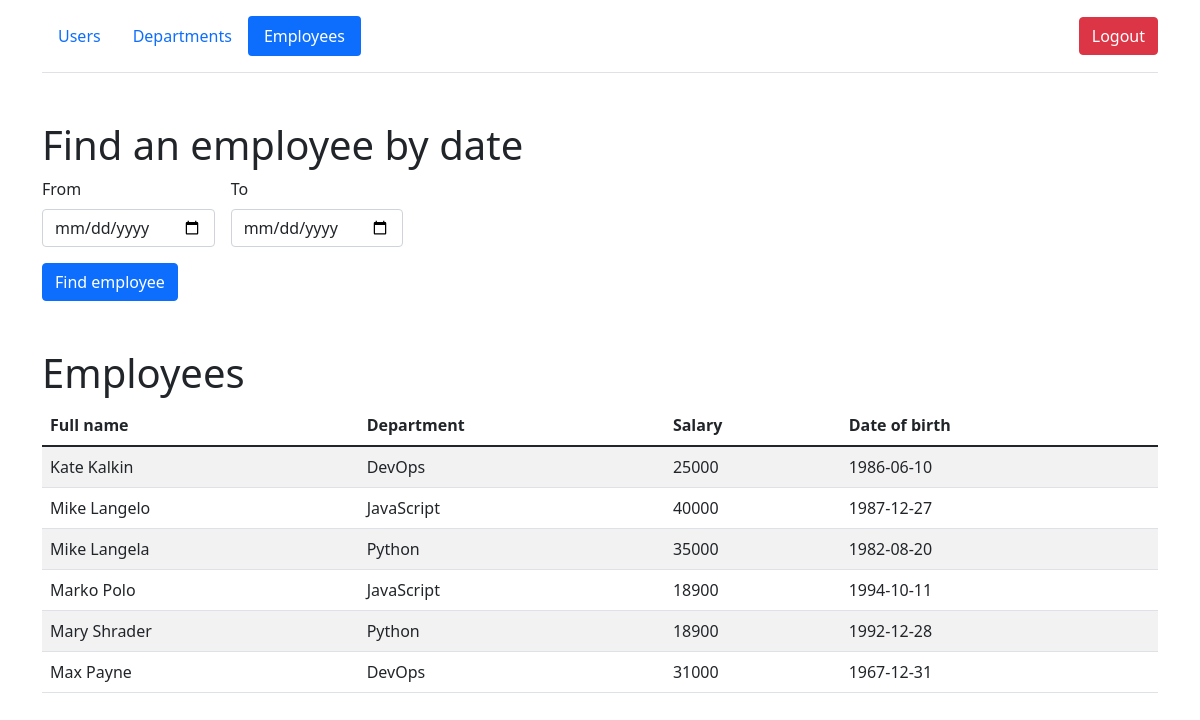
The page /employees (signed in) on the database its author committed.
### models/employees.py (models this page shows, shortened)
class Employees(db.Model):
    __table_args__ = {'extend_existing': True}
    id = db.Column(db.Integer, primary_key=True)
    department = db.Column(db.String(50), nullable=False)
    name = db.Column(db.String(50), nullable=False)
    birth_date = db.Column(db.Date, nullable=False)
    salary = db.Column(db.Integer, nullable=False)

### views/api.py (the view, shortened to what this page needs)
@api.route('/employees', methods=['POST', 'GET'])
@login_required
def employees_page():
    departments = Departments.query.all()
    employees = Employees.query.all()
    if request.method == 'POST':
        if 'From' in request.form.keys() and 'To' in request.form.keys():
            departments, employees = find_emp(departments, employees)
    return render_template('employees_for_users.html', employees=employees, departments=departments)

### models/users.py (called while the page is built)
@login_manager.user_loader
def load_user(user_id):
    return User.query.get(user_id)

### views/api.py (called while the page is built)
@api.before_request
def make_session_permanent():
    session.permanent = False

@api.after_request
def redirect_to_sign_in(response):
    if response.status_code == 401:
        return redirect(url_for('api.login_page') + '?next=' + request.url)
    return response

### templates/employees_for_users.html (shortened to what this page needs)
{% extends 'base.html' %}
{% block body %}
<div class="container">
        <header class="d-flex flex-wrap align-items-center justify-content-center justify-content-md-between py-3 mb-4 border-bottom">
          <ul class="nav nav-pills">
              <li class="nav-item"><a href="/users" class="nav-link">Users</a></li>
            <li class="nav-item"><a href="/departments" class="nav-link">Departments</a></li>
            <li class="nav-item"><a href="/employees" class="nav-link active">Employees</a></li>
          </ul>
            <div class="col-md-3 text-end">
                <a href="/logout">
                    <button type="button" class="btn btn-danger">Logout</button>
                </a>
              </div>
        </header>
      </div>
<div class="container mt-5">
    <h1>Find an employee by date</h1>
     <form id="find_by_date" method="post" class="row g-3 needs-validation" novalidate>
        <div class="col-md-2">
                    <label for="validationCustom1" class="form-label">From</label>
                    <input name="From" id="validationCustom0" type="date" class="form-control">
        </div>
         <div class="col-md-2">
                    <label for="validationCustom1" class="form-label">To</label>
                    <input name="To" id="validationCustom1" type="date" class="form-control">
        </div>
         <div class="col-12">
                <button class="btn btn-primary" type="submit">Find employee</button>
              </div>
     </form>
</div>
<div class="container mt-5">
    <h1>Employees</h1>
        <table id="data" class="table table-striped">
            <thead>
              <tr>
                <th>Full name</th>
                  <th>Department</th>
                  <th>Salary</th>
                  <th>Date of birth</th>
              </tr>
            </thead>
            <tbody>
              {% for emp in employees %}
                <tr>
                  <td>{{ emp.name }}</td>
                  <td>{{ emp.department }}</td>
                    <td>{{ emp.salary }}</td>
                    <td>{{ emp.birth_date }}</td>
                </tr>
              {% endfor %}
            </tbody>
        </table>
</div>
{% endblock %}

### rows shown on the page
Employees: name "Kate Kalkin", department "DevOps", salary "25000", birth_date "1986-06-10"
Employees: name "Mike Langelo", department "JavaScript", salary "40000", birth_date "1987-12-27"
Employees: name "Mike Langela", department "Python", salary "35000", birth_date "1982-08-20"
Employees: name "Marko Polo", department "JavaScript", salary "18900", birth_date "1994-10-11"
Employees: name "Mary Shrader", department "Python", salary "18900", birth_date "1992-12-28"
Employees: name "Max Payne", department "DevOps", salary "31000", birth_date "1967-12-31"
